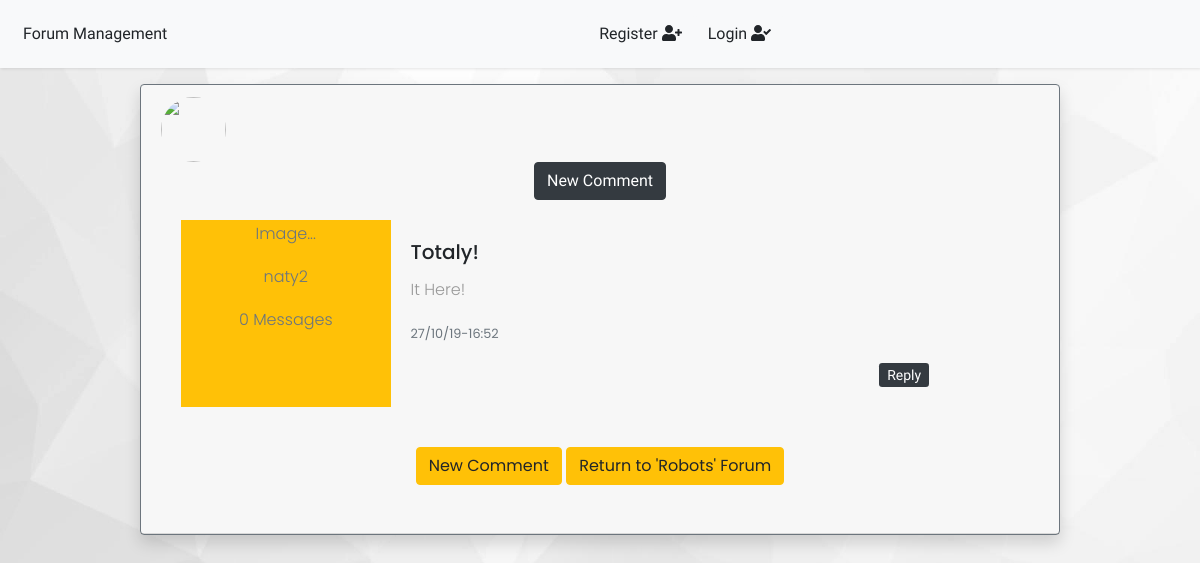
The page /Robots/post/5/ on the database as committed earlier.
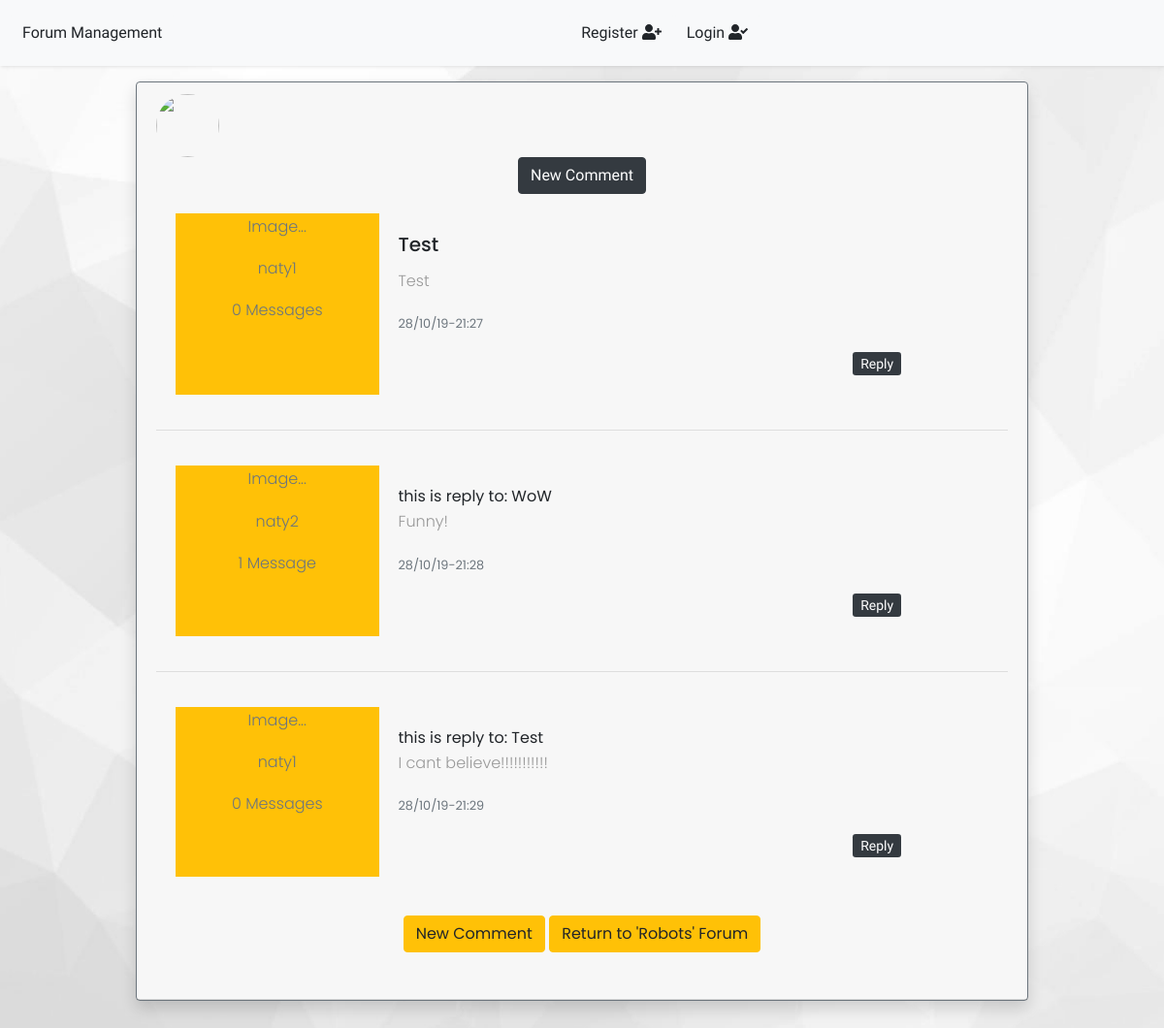
The same page on the database as committed later.
### forum/models.py (models this page shows, shortened)
class Post(models.Model):
    POST_TYPE = (
        ('normal', 'normal'),
        ('announcement', 'announcement'),
        ('pinned', 'pinned'),
    )
    author = models.ForeignKey(User, default = "", on_delete=models.CASCADE, related_name='+')
    forum = models.ForeignKey(Forum,blank=True, null=True, on_delete=models.CASCADE)
    message_body = models.TextField(blank=False, default="")
    datetime = models.DateTimeField(auto_now_add=True)
    like_list = models.ManyToManyField(User, blank=True, related_name='+')
    unlike_list = models.ManyToManyField(User, blank=True, related_name='+')
    announcement = models.CharField(max_length=12, choices=POST_TYPE, default='normal')
    class Meta:
        abstract = True

class MainTopic(Post):
    title = models.CharField(max_length=50, blank=False, default="")
    def __str__(self):
        return self.title

class Forum(models.Model):
    name = models.CharField(max_length=40, blank=False)
    moderator = models.ManyToManyField(User, blank=True)
    def __str__(self):
        return self.name

class Reply(Post):
    thread_id = models.ForeignKey(MainTopic, blank=True, null=True, on_delete=models.CASCADE, related_name='+')
    reply_to_main_thread = models.ForeignKey(MainTopic, blank=True, null=True, on_delete=models.CASCADE, related_name='+')
    reply_to_comment = models.ForeignKey(Comment, blank=True, null=True, on_delete=models.CASCADE, related_name='+')
    reply_to_older_reply = models.ForeignKey('self', blank=True, null=True, on_delete=models.CASCADE)#
    def __str__(self):
        return f"{self.forum}-{self.__class__.__name__}"

class Comment(Post):
    thread_id = models.ForeignKey(MainTopic, blank=True, null=True, on_delete=models.CASCADE, related_name='+')

### registration/models.py (models this page shows, shortened)
class Profile(models.Model):
    user = models.OneToOneField(User, on_delete=models.CASCADE)
    posts_counter = models.IntegerField(default=0)
    image = models.ImageField(default='default.png', upload_to='profile_pics')
    phone_number = models.CharField(max_length=10, null=True, blank=True)
    birth_day = models.DateField(null=True, blank=True)
    summary = models.CharField(max_length=100, null=True, blank=True)
    social_media = models.CharField(max_length=100, null=True, blank=True)

### forum/views.py (the view, shortened to what this page needs)
# urls.py: path('<forum>/', ForumPostDetailView.as_view(), name='forum-board'),#Backwards
class ForumPostDetailView(DetailView):
    model = MainTopic
    template_name = 'forum/post_detail.html'
    def get_context_data(self, **kwargs):
        context = super(ForumPostDetailView, self).get_context_data(**kwargs)
        thread_pk = self.kwargs['pk']
        thread = MainTopic.objects.filter(id=thread_pk).first()
        comments = Comment.objects.all().filter(forum=thread.forum, thread_id=thread.id)
        replies = Reply.objects.all().filter(forum=thread.forum, thread_id=thread.id)
        comments = list(comments.all())
        replies = list(replies.all())
        messages_thread = sorted(comments + replies, key = attrgetter('datetime') )
        context = dict(forum_name=thread.forum, post=thread, messages_thread=messages_thread)
        return context

### forum/templates/forum/post_detail.html (shortened to what this page needs)
{% extends "forum/base.html" %}
{% block content %}
<div class="card border-secondary col-mb-ml-auto pb-auto shadow">
    <div class="card-header">
        <div class="article article-text">
            <img class="rounded-circle article-img" src="{{ object.author.profile.image.url }}">
            <div class="article article-text text-center">
                <span class="article-title">
                    <a class="btn btn-dark"
                      href=" {% url 'forum:new-comment' post.forum post.id %}">New Comment</a>
                  </span>
        </div>
    </div>
    <div class="card-body">
            <div class="row no-gutters">
                <div class="col-md-3 bg-warning">
                    <p class="card-text text-muted text-center">Image...</p>
                    <p class="card-text text-muted text-center">{{ post.author }}</p>
                    <p class="card-text text-muted text-center">{{ post.author.profile.posts_counter }} Message{{ post.author.profile.posts_counter|pluralize}}</p>
                </div>
                <div class="col-md-8">
                    <div class="card-body">
                        <h5 class="card-title">{{ post.title }}</h5>
                        <p class="card-text">{{ post.message_body }}</p>
                        <p class="card-text"><small class="text-muted">{{ post.datetime|date:"j/n/y-H:i" }}</small></p>
                        <div class="article article-text text-right">
                            <span class="article-title">
                                {% if post.author != user %}
                                    <a class="btn-sm btn-dark"
                                      href=" {% url 'forum:new-reply' post.forum post.id post.id %}">Reply</a>
                                {% endif %}
                              </span>
                        </div>
                    </div>
                </div>
            </div>
        </div>
    {% for message in messages_thread %}
    <hr/>
    <div class="card-body">
            <div class="row no-gutters">
                <div class="col-md-3 bg-warning">
                        <p class="card-text text-muted text-center">Image...</p>
                        <p class="card-text text-muted text-center">{{ message.author }}</p>
                        <p class="card-text text-muted text-center"><p class="card-text text-muted text-center">{{ message.author.profile.posts_counter }} Message{{ message.author.profile.posts_counter|pluralize}}</p></p>
                </div>
                <div class="col-md-8">
                    <div class="card-body">
                        {% if 'Comment' in message|stringformat:"s" %}
                               this is comment
                        {% else %}
                                this is reply to:
                                {% if message.reply_to_comment %}
                                 {{ message.reply_to_comment.message_body }}
                                {% elif message.reply_to_main_thread  %}
                                 {{ message.reply_to_main_thread }}
                                {% else %}
                                   {{ message.reply_to_older_reply.message_body }}
                                {% endif %}
                        {% endif %}
                        <p class="card-text">{{ message.message_body }}</p>
                        <p class="card-text"><small class="text-muted">{{ message.datetime|date:"j/n/y-H:i" }}</small></p>
                        <div class="article article-text text-right">
                            <span class="article-title">
                                {% if post.author != user %}
                                <a class="btn-sm btn-dark"
                                  href=" {% url 'forum:new-reply' message.forum post.id message.id %}">Reply</a>
                            {% endif %}
                              </span>
                        </div>
                    </div>
                </div>
            </div>
        </div>
    {% endfor %}
    <div class="card-body text-secondary article-text text-center">
        <p>
            <a class="btn btn-warning"
                href=" {% url 'forum:new-comment' post.forum post.id %}">New Comment</a>
            <a class="btn btn-warning" href="{% url 'forum:forum-board' post.forum %}">Return to '{{ post.forum }}' Forum</a>
        </p>
    </div>
</div>
</div>
<div>&nbsp;&nbsp;&nbsp;&nbsp;</div>
{% endblock content %}

### forum/templates/forum/base.html (shortened to what this page needs)
{% load static %}
<!DOCTYPE html>
<html lang="en">
<head>
  <link rel="stylesheet" href="https://use.fontawesome.com/releases/v5.0.10/css/all.css">
  <link rel="stylesheet" href="https://stackpath.bootstrapcdn.com/bootstrap/4.1.0/css/bootstrap.min.css"
>
  <link rel="stylesheet" href="{% static 'forum/vendor/bootstrap/css/bootstrap.min.css' %}">
  <link rel="stylesheet" href="{% static 'forum/css/simple-sidebar.css' %}">
  <link rel="stylesheet" href="{% static 'forum/css/main.css' %}">
</head>
<body background="{% static 'forum/images/bg.jpeg' %}">
  <div class="d-flex" id="wrapper">
    <div id="page-content-wrapper">
      <nav class="navbar navbar-expand-lg navbar-light bg-light">
        <div class="collapse navbar-collapse" id="navbarSupportedContent">
          <ul class="navbar-nav  ">
            <li class="nav-item btn btn-secondary btn-light">
              <a href="{% url 'forum:home' %}">Forum Management</a>
            </li>
          </ul>
          <ul class="navbar-nav mr-auto ml-auto mt-2 mt-lg-0">
            {% if user.is_authenticated %}
            <li class="nav-item btn btn-secondary btn-light">
              <a href="{% url 'profile' %}">
                Profile
                <i class="fas fa-user-circle"></i>
              </a>
            </li>
            <li class="nav-item btn btn-secondary btn-light">
              <a href="{% url 'logout' %}">
                Logout
                <i class="fas fa-sign-out-alt"></i>
              </a>
            </li>
            {% else %}
            <li class="nav-item btn btn-secondary btn-light">
              <a href="{% url 'register' %}">
                Register
                <i class="fas fa-user-plus"></i>
              </a>
            </li>
            <li class="nav-item btn btn-secondary btn-light">
              <a href="{% url 'login' %}">
                Login
                <i class="fas fa-user-check"></i>
              </a>
            </li>
            {% endif %}
          </ul>
        </div>
      </nav>
      <div class="container-fluid">
        <div class="container">
          <div class="row">
            <div class="col-1"></div>
            <div class="col-10">
              {% block content %}{% endblock %}
            </div>
            <div class="col-1"></div>
          </div>
        </div>
      </div>
    </div>
  </div>
</body>
</html>

### forum/static/forum/css/simple-sidebar.css (style rules this page uses)
body { overflow-x: hidden; }
#page-content-wrapper { min-width: 50vw; }
@media (min-width: 768px) { #page-content-wrapper { min-width: 0; width: 100%; } }

### forum/static/forum/css/main.css (style rules this page uses)
body { font-family: 'Poppins', sans-serif; background-position: center; background-repeat: no-repeat; background-size: cover; }
p { font-family: 'Poppins', sans-serif; font-size: 1rem; font-weight: 300; line-height: 1.7em; color: #999; }
a, a:hover, a:focus { color: inherit; text-decoration: none; transition: all 0.3s; }
.navbar { padding: 15px 10px; background: #fff; font-family: 'Secular One', sans-serif; border: none; border-radius: 0; margin-bottom: 0px; box-shadow: 1px 1px 3px rgba(0, 0, 0, 0.1); }
.navbar-nav { box-shadow: none; outline: none !important; border: none; }
i, span { display: inline-block; }
.article-text { text-align: left; font-family: 'Secular One', sans-serif; font-size: 1rem; }
.article-title { color: #444444; }
.article-img { height: 65px; width: 65px; margin-right: 16px; }

Rows that differ between the two databases and show on the page:
changed MainTopic "Robots": author "naty2" → "naty1"; title "Totaly!" → "Test"; message_body "It Here!" → "Test"; datetime "27/10/19-16:52" → "28/10/19-21:27"
added Reply: author "naty2", author.profile.posts_counter "1", reply_to_comment.message_body "WoW", message_body "Funny!", datetime "28/10/19-21:28"
added Reply: author "naty1", author.profile.posts_counter "0", reply_to_main_thread "Test", message_body "I cant believe!!!!!!!!!!!", datetime "28/10/19-21:29"
